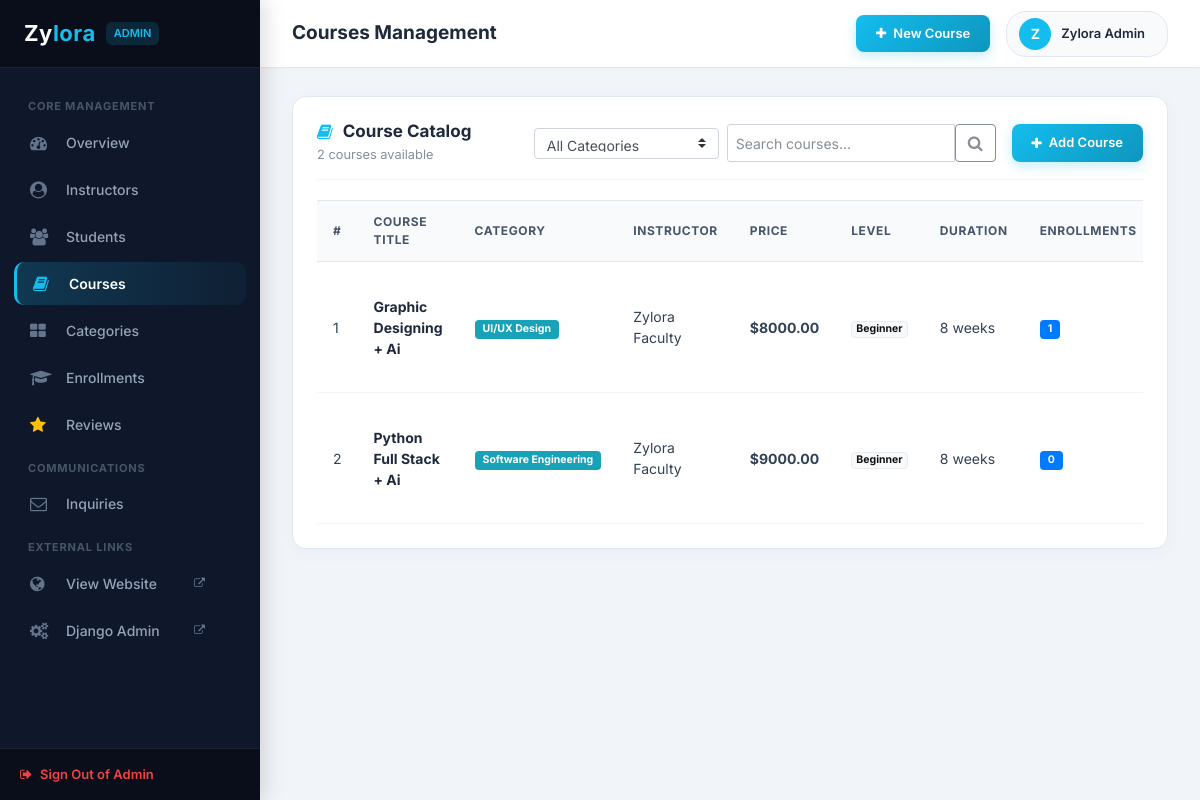
/admin-panel/courses/ (signed in), run on the app's committed database.
### backend/models.py (models this page shows, shortened)
class Course(models.Model):
    LEVEL_CHOICES = [
        ('Beginner', 'Beginner'),
        ('Intermediate', 'Intermediate'),
        ('Advanced', 'Advanced'),
    ]
    title = models.CharField(max_length=200)
    slug = models.SlugField(max_length=220, unique=True, blank=True)
    category = models.ForeignKey(Category, on_delete=models.SET_NULL, null=True, blank=True, related_name='courses')
    instructor = models.ForeignKey(User, on_delete=models.SET_NULL, null=True, blank=True, related_name='instructed_courses')
    instructor_name = models.CharField(max_length=150, default='Zylora Faculty')
    price = models.DecimalField(max_digits=8, decimal_places=2, default=0.00)
    image = models.ImageField(upload_to='courses/', blank=True, null=True)
    description = models.TextField()
    duration_weeks = models.PositiveIntegerField(default=8, help_text='Course duration in weeks')
    level = models.CharField(max_length=20, choices=LEVEL_CHOICES, default='Beginner')
    is_featured = models.BooleanField(default=False)
    is_published = models.BooleanField(default=True)
    created_at = models.DateTimeField(auto_now_add=True)
    updated_at = models.DateTimeField(auto_now=True)
    class Meta:
        ordering = ['-created_at']

class Category(models.Model):
    name = models.CharField(max_length=100, unique=True)
    slug = models.SlugField(max_length=120, unique=True, blank=True)
    icon = models.CharField(max_length=50, default='fa-laptop', help_text='Font Awesome class name')
    description = models.TextField(blank=True, default='')
    created_at = models.DateTimeField(auto_now_add=True)
    class Meta:
        verbose_name = 'Course Category'
        verbose_name_plural = 'Course Categories'
        ordering = ['name']

### backend/views.py (the view)
# urls.py: path('courses/', views.courses_list, name='courses_list'),
@user_passes_test(is_admin_user, login_url='backend:admin_login')
def courses_list(request):
    query = request.GET.get('q', '').strip()
    category_id = request.GET.get('category', '').strip()
    courses = Course.objects.select_related('category').annotate(
        enrollment_count=Count('enrollments', distinct=True),
        lesson_count_annotated=Count('lessons', distinct=True)
    ).order_by('-created_at')
    if not request.user.is_superuser:
        courses = courses.filter(instructor=request.user)
    if query:
        courses = courses.filter(
            Q(title__icontains=query) |
            Q(instructor_name__icontains=query) |
            Q(description__icontains=query)
        )
    if category_id:
        courses = courses.filter(category_id=category_id)
    categories = Category.objects.all()
    context = {
        'courses': courses,
        'categories': categories,
        'query': query,
        'selected_category': category_id,
        'total_count': courses.count(),
        'is_instructor': not request.user.is_superuser,
    }
    return render(request, 'backend/courses_list.html', context)

### backend/views.py (called while the page is built)
def is_admin_user(user):
    return user.is_authenticated and (user.is_staff or user.is_superuser)

### backend/templates/backend/courses_list.html (shortened to what this page needs)
{% extends 'backend/base_admin.html' %}
{% block page_title %}Courses Management{% endblock %}
{% block admin_content %}
<div class="dash_panel">
	<div class="dash_panel_header">
		<div>
			<h3 class="dash_panel_title"><i class="fa fa-book"></i> Course Catalog</h3>
			<span class="small text-muted">{{ total_count }} course{{ total_count|pluralize }} available</span>
		</div>
		<div class="d-flex align-items-center">
			<form method="get" action="{% url 'backend:courses_list' %}" class="form-inline mr-3">
				<select name="category" class="form-control form-control-sm mr-2 custom-select" onchange="this.form.submit()">
					<option value="">All Categories</option>
				</select>
				<div class="input-group input-group-sm">
					<input type="text" name="q" value="{{ query }}" class="form-control" placeholder="Search courses..." style="min-width: 220px;">
					<div class="input-group-append">
						<button class="btn btn-outline-secondary" type="submit"><i class="fa fa-search"></i></button>
					</div>
				</div>
			</form>
			<a href="{% url 'backend:course_create' %}" class="btn_admin_primary">
				<i class="fa fa-plus"></i> Add Course
			</a>
		</div>
	</div>
	<div class="table-responsive">
		<table class="custom_table">
			<thead>
				<tr>
					<th>#</th>
					<th>Course Title</th>
					<th>Category</th>
					<th>Instructor</th>
					<th>Price</th>
					<th>Level</th>
					<th>Duration</th>
					<th>Enrollments</th>
				</tr>
			</thead>
			<tbody>
				{% for course in courses %}
				<tr>
					<td>{{ forloop.counter }}</td>
					<td>
						<div style="font-weight: 700; color: #1e293b; max-width: 260px;">
							{{ course.title }}
						</div>
					</td>
					<td>
						{% if course.category %}
						<span class="badge badge-info px-2 py-1">{{ course.category.name }}</span>
						{% else %}
						<span class="text-muted">Uncategorized</span>
						{% endif %}
					</td>
					<td>{{ course.instructor_name }}</td>
					<td><strong>${{ course.price }}</strong></td>
					<td><span class="badge badge-light border">{{ course.level }}</span></td>
					<td>{{ course.duration_weeks }} weeks</td>
					<td>
						<span class="badge badge-primary px-2 py-1">{{ course.enrollment_count }}</span>
					</td>
				</tr>
				{% endfor %}
			</tbody>
		</table>
	</div>
</div>
{% endblock %}

### backend/templates/backend/base_admin.html (shortened to what this page needs)
{% load static %}
<!DOCTYPE html>
<html lang="en">
<head>
<link rel="stylesheet" type="text/css" href="{% static 'frontend/styles/bootstrap4/bootstrap.min.css' %}">
<link href="{% static 'frontend/plugins/font-awesome-4.7.0/css/font-awesome.min.css' %}" rel="stylesheet" type="text/css">
</head>
<body>
<aside class="admin_sidebar">
	<div class="sidebar_brand">
		<a href="{% url 'backend:dashboard' %}">Zy<span>lora</span></a>
		<span class="badge_admin">{% if request.user.is_superuser %}Admin{% else %}Instructor{% endif %}</span>
	</div>
	<ul class="sidebar_menu">
		<div class="menu_heading">Core Management</div>
		<li class="sidebar_item">
			<a href="{% url 'backend:dashboard' %}" class="sidebar_link {% if request.resolver_match.url_name == 'dashboard' %}active{% endif %}">
				<i class="fa fa-dashboard"></i> Overview
			</a>
		</li>
		{% if request.user.is_superuser %}
		<li class="sidebar_item">
			<a href="{% url 'backend:instructors_list' %}" class="sidebar_link {% if request.resolver_match.url_name in 'instructors_list,instructor_create' %}active{% endif %}">
				<i class="fa fa-user-circle"></i> Instructors
			</a>
		</li>
		{% endif %}
		<li class="sidebar_item">
			<a href="{% url 'backend:students_list' %}" class="sidebar_link {% if request.resolver_match.url_name in 'students_list,student_edit' %}active{% endif %}">
				<i class="fa fa-users"></i> Students
			</a>
		</li>
		<li class="sidebar_item">
			<a href="{% url 'backend:courses_list' %}" class="sidebar_link {% if request.resolver_match.url_name in 'courses_list,course_create,course_edit,course_lessons,lesson_create,lesson_edit' %}active{% endif %}">
				<i class="fa fa-book"></i> Courses
			</a>
		</li>
		<li class="sidebar_item">
			<a href="{% url 'backend:categories_list' %}" class="sidebar_link {% if request.resolver_match.url_name in 'categories_list,category_create,category_edit' %}active{% endif %}">
				<i class="fa fa-th-large"></i> Categories
			</a>
		</li>
		<li class="sidebar_item">
			<a href="{% url 'backend:enrollments_list' %}" class="sidebar_link {% if request.resolver_match.url_name in 'enrollments_list,enrollment_detail' %}active{% endif %}">
				<i class="fa fa-graduation-cap"></i> Enrollments
			</a>
		</li>
		<li class="sidebar_item">
			<a href="{% url 'backend:reviews_list' %}" class="sidebar_link {% if request.resolver_match.url_name == 'reviews_list' %}active{% endif %}">
				<i class="fa fa-star text-warning"></i> Reviews
			</a>
		</li>
		<div class="menu_heading">Communications</div>
		<li class="sidebar_item">
			<a href="{% url 'backend:messages_list' %}" class="sidebar_link {% if request.resolver_match.url_name == 'messages_list' %}active{% endif %}">
				<i class="fa fa-envelope-o"></i> Inquiries
			</a>
		</li>
		<div class="menu_heading">External Links</div>
		<li class="sidebar_item">
			<a href="{% url 'frontend:index' %}" target="_blank" class="sidebar_link">
				<i class="fa fa-globe"></i> View Website <i class="fa fa-external-link ml-auto" style="font-size: 11px;"></i>
			</a>
		</li>
		<li class="sidebar_item">
			<a href="/admin/" target="_blank" class="sidebar_link">
				<i class="fa fa-cogs"></i> Django Admin <i class="fa fa-external-link ml-auto" style="font-size: 11px;"></i>
			</a>
		</li>
	</ul>
	<div class="sidebar_footer">
		<a href="{% url 'backend:admin_logout' %}" style="color: #ef4444; font-size: 13px; font-weight: 600; text-decoration: none; display: flex; align-items: center;">
			<i class="fa fa-sign-out mr-2"></i> Sign Out of Admin
		</a>
	</div>
</aside>
<header class="admin_topbar">
	<div class="topbar_left">
		<h1>{% block page_title %}Admin Dashboard{% endblock %}</h1>
	</div>
	<div class="topbar_right">
		<a href="{% url 'backend:course_create' %}" class="btn_admin_primary mr-3">
			<i class="fa fa-plus"></i> New Course
		</a>
		<div class="admin_user_pill">
			<div class="admin_avatar">
				{{ request.user.first_name|first|default:request.user.username|first|upper }}
			</div>
			<div class="admin_user_name">
				{{ request.user.get_full_name|default:request.user.username }}
			</div>
		</div>
	</div>
</header>
<main class="admin_main">
	{% block admin_content %}{% endblock %}
</main>
</body>
</html>

### data on the page
Course: title "Graphic Designing + Ai", category.name "UI/UX Design", instructor_name "Zylora Faculty", price "8000.00", level "Beginner", duration_weeks "8", enrollment_count "1"
Course: title "Python Full Stack + Ai", category.name "Software Engineering", instructor_name "Zylora Faculty", price "9000.00", level "Beginner", duration_weeks "8", enrollment_count "0"

### other printed values
{{ request.user.get_full_name|default:request.user.username }} "Zylora Admin"
{{ total_count }} "2"
